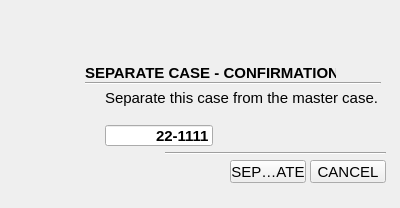
<?xml version="1.0" encoding="UTF-8"?>
<ui version="4.0">
 <class>seperate</class>
 <widget class="QDialog" name="seperate">
  <property name="geometry">
   <rect>
    <x>0</x>
    <y>0</y>
    <width>400</width>
    <height>208</height>
   </rect>
  </property>
  <property name="font">
   <font>
    <pointsize>11</pointsize>
   </font>
  </property>
  <property name="windowTitle">
   <string>Separate Case</string>
  </property>
  <widget class="QToolButton" name="toolButton_saveCaseCancel">
   <property name="geometry">
    <rect>
     <x>310</x>
     <y>160</y>
     <width>76</width>
     <height>23</height>
    </rect>
   </property>
   <property name="text">
    <string>CANCEL</string>
   </property>
  </widget>
  <widget class="QLineEdit" name="lineEdit_caseNewID">
   <property name="geometry">
    <rect>
     <x>105</x>
     <y>125</y>
     <width>108</width>
     <height>21</height>
    </rect>
   </property>
   <property name="font">
    <font>
     <pointsize>11</pointsize>
     <weight>75</weight>
     <bold>true</bold>
    </font>
   </property>
   <property name="text">
    <string>22-1111</string>
   </property>
   <property name="alignment">
    <set>Qt::AlignRight|Qt::AlignTrailing|Qt::AlignVCenter</set>
   </property>
   <property name="readOnly">
    <bool>true</bool>
   </property>
  </widget>
  <widget class="Line" name="line_lowerConfirm">
   <property name="geometry">
    <rect>
     <x>165</x>
     <y>145</y>
     <width>221</width>
     <height>16</height>
    </rect>
   </property>
   <property name="orientation">
    <enum>Qt::Horizontal</enum>
   </property>
  </widget>
  <widget class="QLabel" name="label_saveCaseInstruction">
   <property name="geometry">
    <rect>
     <x>105</x>
     <y>80</y>
     <width>291</width>
     <height>36</height>
    </rect>
   </property>
   <property name="font">
    <font>
     <pointsize>11</pointsize>
    </font>
   </property>
   <property name="text">
    <string>Separate this case from the master case.</string>
   </property>
   <property name="wordWrap">
    <bool>true</bool>
   </property>
  </widget>
  <widget class="QLabel" name="label_saveCaseConfirm">
   <property name="geometry">
    <rect>
     <x>85</x>
     <y>60</y>
     <width>251</width>
     <height>26</height>
    </rect>
   </property>
   <property name="font">
    <font>
     <pointsize>11</pointsize>
     <weight>75</weight>
     <bold>true</bold>
    </font>
   </property>
   <property name="text">
    <string>SEPARATE CASE - CONFIRMATION</string>
   </property>
  </widget>
  <widget class="QToolButton" name="toolButton_saveCase">
   <property name="geometry">
    <rect>
     <x>230</x>
     <y>160</y>
     <width>76</width>
     <height>23</height>
    </rect>
   </property>
   <property name="text">
    <string>SEPARATE</string>
   </property>
  </widget>
  <widget class="QFrame" name="frame_warnSaveCase">
   <property name="geometry">
    <rect>
     <x>30</x>
     <y>50</y>
     <width>53</width>
     <height>53</height>
    </rect>
   </property>
   <property name="styleSheet">
    <string notr="true">background-image: url(:/new/prefix1/_images/warning_1.png);</string>
   </property>
   <property name="frameShape">
    <enum>QFrame::NoFrame</enum>
   </property>
   <property name="frameShadow">
    <enum>QFrame::Raised</enum>
   </property>
  </widget>
  <widget class="Line" name="line_mainConfirm">
   <property name="geometry">
    <rect>
     <x>85</x>
     <y>75</y>
     <width>296</width>
     <height>16</height>
    </rect>
   </property>
   <property name="orientation">
    <enum>Qt::Horizontal</enum>
   </property>
  </widget>
 </widget>
 <resources/>
 <connections>
  <connection>
   <sender>toolButton_saveCase</sender>
   <signal>clicked()</signal>
   <receiver>seperate</receiver>
   <slot>accept()</slot>
   <hints>
    <hint type="sourcelabel">
     <x>234</x>
     <y>168</y>
    </hint>
    <hint type="destinationlabel">
     <x>161</x>
     <y>170</y>
    </hint>
   </hints>
  </connection>
  <connection>
   <sender>toolButton_saveCaseCancel</sender>
   <signal>clicked()</signal>
   <receiver>seperate</receiver>
   <slot>close()</slot>
   <hints>
    <hint type="sourcelabel">
     <x>322</x>
     <y>167</y>
    </hint>
    <hint type="destinationlabel">
     <x>362</x>
     <y>190</y>
    </hint>
   </hints>
  </connection>
 </connections>
</ui>
